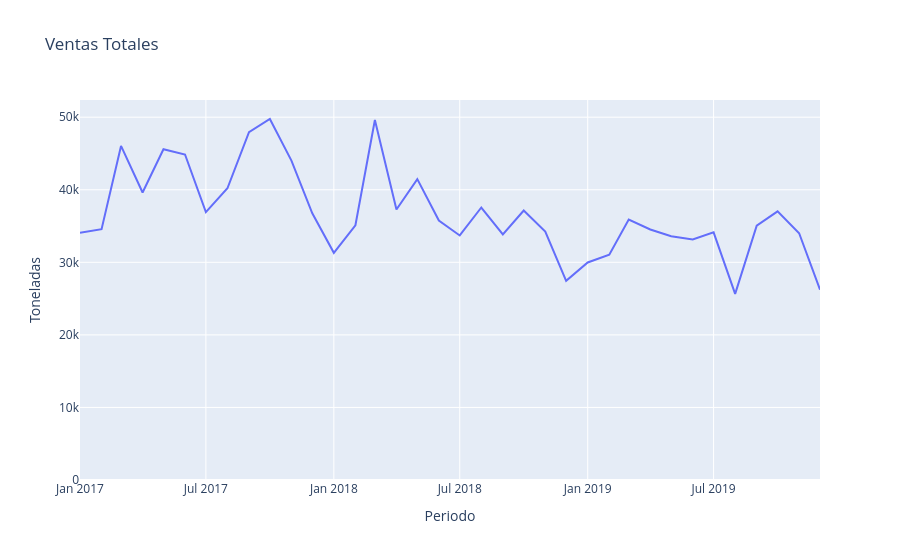

Source (notebook cell):
### Markdown cell above
¿Cómo interpreta lo que viene sucediendo año a año con las ventas?

### Code cell
# Grafico global de ventas
gra = px.line(
    con.sql("SELECT * FROM tb_ventas_global").df(),
    x="periodo",
    y="tn",
    title="Ventas Totales",
    labels={"periodo": "Periodo", "tn": "Toneladas"}
)

# Display the plot
gra.update_yaxes(rangemode="tozero")
gra.show()
